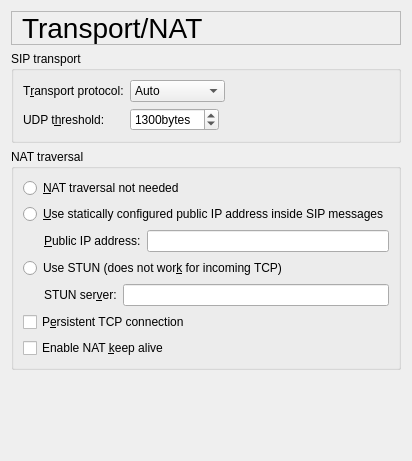
     <widget class="QWidget" name="pageNat">
      <layout class="QGridLayout">
       <item row="0" column="0">
        <widget class="QLabel" name="NatTitleTextLabel">
         <property name="font">
          <font>
           <pointsize>21</pointsize>
          </font>
         </property>
         <property name="frameShape">
          <enum>QFrame::StyledPanel</enum>
         </property>
         <property name="text">
          <string>Transport/NAT</string>
         </property>
         <property name="wordWrap">
          <bool>false</bool>
         </property>
         <property name="indent">
          <number>10</number>
         </property>
        </widget>
       </item>
       <item row="1" column="0">
        <widget class="QGroupBox" name="transportGroupBox">
         <property name="title">
          <string>SIP transport</string>
         </property>
         <layout class="QGridLayout">
          <item row="0" column="1" colspan="2">
           <widget class="QComboBox" name="sipTransportComboBox">
            <property name="whatsThis">
             <string>Transport mode for SIP. In auto mode, the size of a message determines which transport protocol is used. Messages larger than the UDP threshold are sent via TCP. Smaller messages are sent via UDP.</string>
            </property>
            <item>
             <property name="text">
              <string>Auto</string>
             </property>
            </item>
            <item>
             <property name="text">
              <string>UDP</string>
             </property>
            </item>
            <item>
             <property name="text">
              <string>TCP</string>
             </property>
            </item>
           </widget>
          </item>
          <item row="0" column="3">
           <spacer>
            <property name="orientation">
             <enum>Qt::Horizontal</enum>
            </property>
            <property name="sizeType">
             <enum>QSizePolicy::Expanding</enum>
            </property>
            <property name="sizeHint" stdset="0">
             <size>
              <width>151</width>
              <height>20</height>
             </size>
            </property>
           </spacer>
          </item>
          <item row="0" column="0">
           <widget class="QLabel" name="sipTransportTextLabel">
            <property name="text">
             <string>T&amp;ransport protocol:</string>
            </property>
            <property name="wordWrap">
             <bool>false</bool>
            </property>
            <property name="buddy">
             <cstring>sipTransportComboBox</cstring>
            </property>
           </widget>
          </item>
          <item row="1" column="0">
           <widget class="QLabel" name="udpThresholdTextLabel">
            <property name="text">
             <string>UDP t&amp;hreshold:</string>
            </property>
            <property name="wordWrap">
             <bool>false</bool>
            </property>
            <property name="buddy">
             <cstring>udpThresholdSpinBox</cstring>
            </property>
           </widget>
          </item>
          <item row="1" column="1">
           <widget class="QSpinBox" name="udpThresholdSpinBox">
            <property name="whatsThis">
             <string>Messages larger than the threshold are sent via TCP. Smaller messages are sent via UDP.</string>
            </property>
            <property name="suffix">
             <string>bytes</string>
            </property>
            <property name="maximum">
             <number>65535</number>
            </property>
            <property name="singleStep">
             <number>100</number>
            </property>
            <property name="value">
             <number>1300</number>
            </property>
           </widget>
          </item>
          <item row="1" column="2" colspan="2">
           <spacer>
            <property name="orientation">
             <enum>Qt::Horizontal</enum>
            </property>
            <property name="sizeType">
             <enum>QSizePolicy::Expanding</enum>
            </property>
            <property name="sizeHint" stdset="0">
             <size>
              <width>81</width>
              <height>20</height>
             </size>
            </property>
           </spacer>
          </item>
         </layout>
        </widget>
       </item>
       <item row="2" column="0">
        <widget class="QGroupBox" name="natTraversalGroupBox">
         <property name="title">
          <string>NAT traversal</string>
         </property>
         <layout class="QVBoxLayout">
          <item>
           <widget class="QRadioButton" name="natNoneRadioButton">
            <property name="whatsThis">
             <string>Choose this option when there is no NAT device between you and your SIP proxy or when your SIP provider offers hosted NAT traversal.</string>
            </property>
            <property name="text">
             <string>&amp;NAT traversal not needed</string>
            </property>
            <property name="shortcut">
             <string>Alt+N</string>
            </property>
           </widget>
          </item>
          <item>
           <widget class="QRadioButton" name="natStaticRadioButton">
            <property name="whatsThis">
             <string>Indicates if Twinkle should use the public IP address specified in the next field inside SIP message, i.e. in SIP headers and SDP body instead of the IP address of your network interface.&lt;br&gt;&lt;br&gt;
When you choose this option you have to create static address mappings in your NAT device as well. You have to map the RTP ports on the public IP address to the same ports on the private IP address of your PC.</string>
            </property>
            <property name="text">
             <string>&amp;Use statically configured public IP address inside SIP messages</string>
            </property>
            <property name="shortcut">
             <string>Alt+U</string>
            </property>
           </widget>
          </item>
          <item>
           <layout class="QHBoxLayout">
            <item>
             <widget class="QLabel" name="publicIPTextLabel">
              <property name="text">
               <string>&amp;Public IP address:</string>
              </property>
              <property name="wordWrap">
               <bool>false</bool>
              </property>
              <property name="indent">
               <number>21</number>
              </property>
              <property name="buddy">
               <cstring>publicIPLineEdit</cstring>
              </property>
             </widget>
            </item>
            <item>
             <widget class="QLineEdit" name="publicIPLineEdit">
              <property name="whatsThis">
               <string>The public IP address of your NAT.</string>
              </property>
             </widget>
            </item>
           </layout>
          </item>
          <item>
           <widget class="QRadioButton" name="natStunRadioButton">
            <property name="whatsThis">
             <string>Choose this option when your SIP provider offers a STUN server for NAT traversal.</string>
            </property>
            <property name="text">
             <string>Use STUN (does not wor&amp;k for incoming TCP)</string>
            </property>
            <property name="shortcut">
             <string>Alt+S</string>
            </property>
           </widget>
          </item>
          <item>
           <layout class="QHBoxLayout">
            <item>
             <widget class="QLabel" name="stunServerTextLabel">
              <property name="text">
               <string>STUN ser&amp;ver:</string>
              </property>
              <property name="wordWrap">
               <bool>false</bool>
              </property>
              <property name="indent">
               <number>21</number>
              </property>
              <property name="buddy">
               <cstring>stunServerLineEdit</cstring>
              </property>
             </widget>
            </item>
            <item>
             <widget class="QLineEdit" name="stunServerLineEdit">
              <property name="whatsThis">
               <string>The hostname, domain name or IP address of the STUN server.</string>
              </property>
             </widget>
            </item>
           </layout>
          </item>
          <item>
           <widget class="QCheckBox" name="persistentTcpCheckBox">
            <property name="whatsThis">
             <string>Keep the TCP connection established during registration open such that the SIP proxy can reuse this connection to send incoming requests. Application ping packets are sent to test if the connection is still alive.</string>
            </property>
            <property name="text">
             <string>P&amp;ersistent TCP connection</string>
            </property>
            <property name="shortcut">
             <string>Alt+E</string>
            </property>
           </widget>
          </item>
          <item>
           <widget class="QCheckBox" name="natKeepaliveCheckBox">
            <property name="whatsThis">
             <string>Send UDP NAT keep alive packets.</string>
            </property>
            <property name="text">
             <string>Enable NAT &amp;keep alive</string>
            </property>
            <property name="shortcut">
             <string>Alt+K</string>
            </property>
           </widget>
          </item>
         </layout>
        </widget>
       </item>
       <item row="3" column="0">
        <spacer>
         <property name="orientation">
          <enum>Qt::Vertical</enum>
         </property>
         <property name="sizeType">
          <enum>QSizePolicy::Expanding</enum>
         </property>
         <property name="sizeHint" stdset="0">
          <size>
           <width>20</width>
           <height>80</height>
          </size>
         </property>
        </spacer>
       </item>
      </layout>
     </widget>
